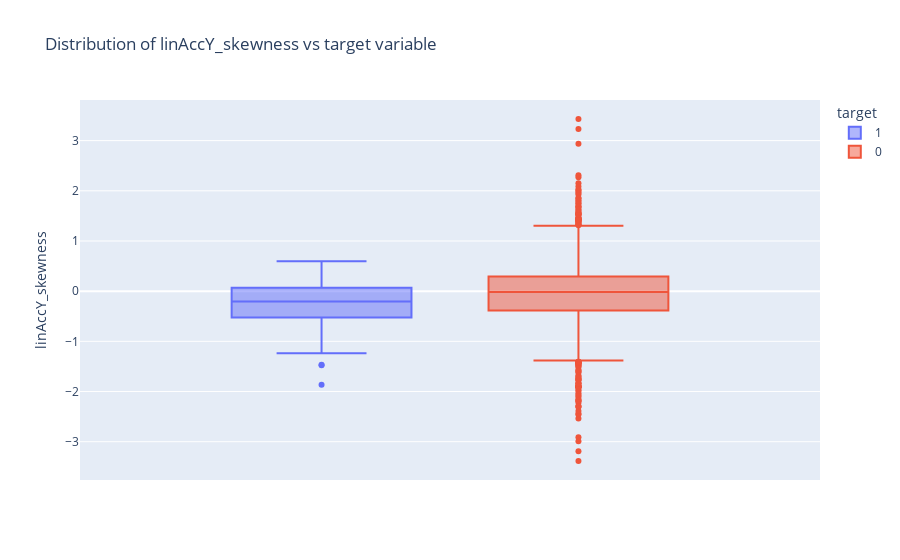

Notebook code cell kept with this figure:
### Code cell
fig = px.box(data_custom, y="linAccY_skewness", color="target",title = 'Distribution of linAccY_skewness vs target variable')
fig.update_traces(quartilemethod="exclusive") 
fig.show()

### Figure 1 — Plotly figure (JSON) as saved in the notebook; plotly's stock layout.template omitted (floating-point values rounded to 4 significant figures; data arrays with more than 128 entries replaced by an {"elided": "..."} marker saying what was removed)
{"data": [{"alignmentgroup": "True", "hovertemplate": "target=1<br>linAccY_skewness=%{y}<extra></extra>", "legendgroup": "1", "marker": {"color": "#636efa"}, "name": "1", "notched": false, "offsetgroup": "1", "orientation": "v", "quartilemethod": "exclusive", "showlegend": true, "type": "box", "x0": " ", "xaxis": "x", "y": [0.1258, 0.1857, 0.0897, 0.09544, 0.07347, 0.1768, -0.02777, 0.02188, 0.1419, 0.3906, -0.271, 0.133, 0.1134, 0.1277, 0.4089, 0.06989, -0.005069, 0.3009, 0.4429, 0.0458, 0.28, 0.5848, 0.2616, 0.4527, -0.9969, -0.4409, -0.5176, -0.01575, 0.0261, -0.5817, -0.4143, -0.7255, -0.8822, 0.03488, -0.7012, -0.6321, -0.3672, -0.2076, 0.09358, -0.5252, -0.3417, 0.06301, 0.3887, -0.7624, -0.03823, -0.01254, -0.6545, 0.1606, -0.6427, -0.717, -0.9592, -0.3123, -0.6758, 0.03322, -0.1055, -0.0137, -0.447, -0.3611, -1.475, -0.3708, -0.1284, -0.9245, -0.9442, -0.4632, -1.864, -0.9279, -0.4627, -1.237, -0.5652, -0.3228, -0.1585, -0.2538, -0.5443, -0.5275, -0.5363, -0.6834, -0.592, 0.00134, 0.2151, 0.5968, -0.3389, 0.01247, -0.3355, -0.4892, -0.9448, 0.4304, -0.2607, -0.2503, 0.3525, -0.6484, -0.2773, -0.1933, -0.879, -0.4401, -0.2785, -0.153, -0.4246, -1.467, 0.0232, -0.2057, 0.08527, -0.1077, 0.1084, 0.01547, -0.8862, -0.7812, -0.3944, -0.9092, 0.2655, -0.1419, -0.21, -0.02908, 0.01526, 0.04764, 0.0598, -0.341, 0.3959, -0.06693, 0.004939, 0.371, -0.1517, -0.2903, -0.3601, -0.2417], "y0": " ", "yaxis": "y"}, {"alignmentgroup": "True", "hovertemplate": "target=0<br>linAccY_skewness=%{y}<extra></extra>", "legendgroup": "0", "marker": {"color": "#EF553B"}, "name": "0", "notched": false, "offsetgroup": "0", "orientation": "v", "quartilemethod": "exclusive", "showlegend": true, "type": "box", "x0": " ", "xaxis": "x", "y": {"elided": "2824 float values"}, "y0": " ", "yaxis": "y"}], "layout": {"boxmode": "group", "legend": {"title": {"text": "target"}, "tracegroupgap": 0}, "title": {"text": "Distribution of linAccY_skewness vs target variable"}, "xaxis": {"anchor": "y", "domain": [0, 1]}, "yaxis": {"anchor": "x", "domain": [0, 1], "title": {"text": "linAccY_skewness"}}}}
